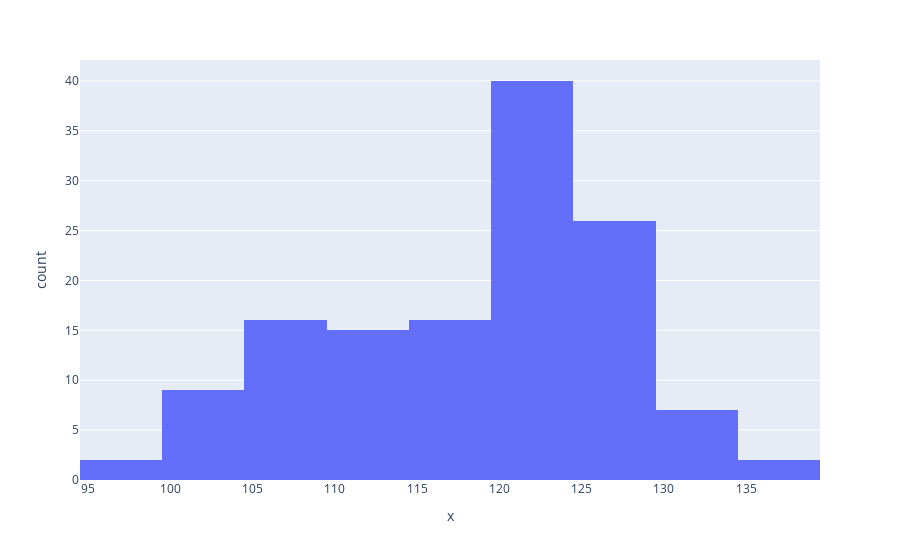

Here is the notebook cell this chart was saved with:
### Code cell
#Histogram of Broad Jump
fig = px.histogram(x=df['Broad Jump'],nbins = 12)
fig.show()

### Figure 1 — Plotly figure (JSON) as saved in the notebook; plotly's stock layout.template omitted (floating-point values rounded to 4 significant figures; data arrays with more than 128 entries replaced by an {"elided": "..."} marker saying what was removed)
{"data": [{"alignmentgroup": "True", "bingroup": "x", "hovertemplate": "x=%{x}<br>count=%{y}<extra></extra>", "legendgroup": "", "marker": {"color": "#636efa", "pattern": {"shape": ""}}, "name": "", "nbinsx": 12, "offsetgroup": "", "orientation": "v", "showlegend": false, "type": "histogram", "x": {"elided": "133 int values"}, "xaxis": "x", "yaxis": "y"}], "layout": {"barmode": "relative", "legend": {"tracegroupgap": 0}, "margin": {"t": 60}, "xaxis": {"anchor": "y", "domain": [0, 1], "title": {"text": "x"}}, "yaxis": {"anchor": "x", "domain": [0, 1], "title": {"text": "count"}}}}
